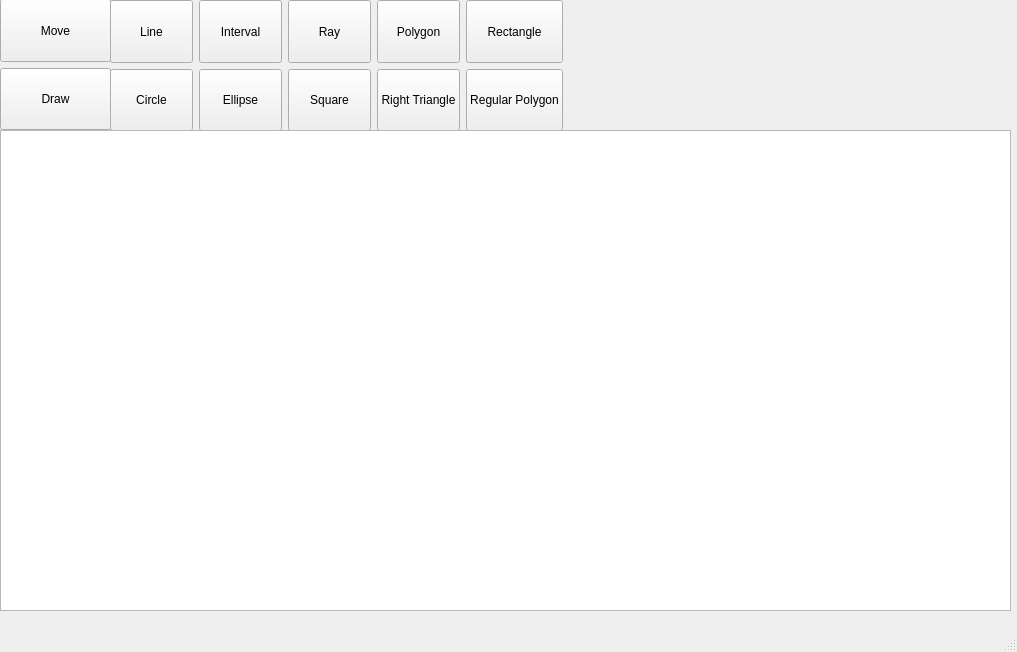
<?xml version="1.0" encoding="UTF-8"?>
<ui version="4.0">
 <class>MainWindow</class>
 <widget class="QMainWindow" name="MainWindow">
  <property name="geometry">
   <rect>
    <x>0</x>
    <y>0</y>
    <width>1017</width>
    <height>652</height>
   </rect>
  </property>
  <property name="windowTitle">
   <string>MainWindow</string>
  </property>
  <widget class="QWidget" name="centralwidget">
   <widget class="QWidget" name="gridLayoutWidget">
    <property name="geometry">
     <rect>
      <x>110</x>
      <y>0</y>
      <width>453</width>
      <height>131</height>
     </rect>
    </property>
    <layout class="QGridLayout" name="gridLayout">
     <item row="0" column="0">
      <widget class="QPushButton" name="pushButtonLine">
       <property name="sizePolicy">
        <sizepolicy hsizetype="Minimum" vsizetype="Expanding">
         <horstretch>0</horstretch>
         <verstretch>0</verstretch>
        </sizepolicy>
       </property>
       <property name="text">
        <string>Line</string>
       </property>
       <property name="iconSize">
        <size>
         <width>65</width>
         <height>60</height>
        </size>
       </property>
      </widget>
     </item>
     <item row="1" column="0">
      <widget class="QPushButton" name="pushButtonCircle">
       <property name="sizePolicy">
        <sizepolicy hsizetype="Minimum" vsizetype="Expanding">
         <horstretch>0</horstretch>
         <verstretch>0</verstretch>
        </sizepolicy>
       </property>
       <property name="text">
        <string>Circle</string>
       </property>
      </widget>
     </item>
     <item row="1" column="1">
      <widget class="QPushButton" name="pushButtonEllipse">
       <property name="sizePolicy">
        <sizepolicy hsizetype="Minimum" vsizetype="Expanding">
         <horstretch>0</horstretch>
         <verstretch>0</verstretch>
        </sizepolicy>
       </property>
       <property name="text">
        <string>Ellipse</string>
       </property>
      </widget>
     </item>
     <item row="0" column="1">
      <widget class="QPushButton" name="pushButtonInterval">
       <property name="sizePolicy">
        <sizepolicy hsizetype="Minimum" vsizetype="Expanding">
         <horstretch>0</horstretch>
         <verstretch>0</verstretch>
        </sizepolicy>
       </property>
       <property name="text">
        <string>Interval</string>
       </property>
      </widget>
     </item>
     <item row="1" column="2">
      <widget class="QPushButton" name="pushButtonSquare">
       <property name="sizePolicy">
        <sizepolicy hsizetype="Minimum" vsizetype="Expanding">
         <horstretch>0</horstretch>
         <verstretch>0</verstretch>
        </sizepolicy>
       </property>
       <property name="text">
        <string>Square</string>
       </property>
      </widget>
     </item>
     <item row="0" column="2">
      <widget class="QPushButton" name="pushButtonRay">
       <property name="sizePolicy">
        <sizepolicy hsizetype="Minimum" vsizetype="Expanding">
         <horstretch>0</horstretch>
         <verstretch>0</verstretch>
        </sizepolicy>
       </property>
       <property name="text">
        <string>Ray</string>
       </property>
      </widget>
     </item>
     <item row="1" column="3">
      <widget class="QPushButton" name="pushButtonRightTriangle">
       <property name="sizePolicy">
        <sizepolicy hsizetype="Minimum" vsizetype="Expanding">
         <horstretch>0</horstretch>
         <verstretch>0</verstretch>
        </sizepolicy>
       </property>
       <property name="text">
        <string>Right Triangle</string>
       </property>
      </widget>
     </item>
     <item row="0" column="3">
      <widget class="QPushButton" name="pushButtonPolygon">
       <property name="sizePolicy">
        <sizepolicy hsizetype="Minimum" vsizetype="Expanding">
         <horstretch>0</horstretch>
         <verstretch>0</verstretch>
        </sizepolicy>
       </property>
       <property name="text">
        <string>Polygon</string>
       </property>
      </widget>
     </item>
     <item row="1" column="4">
      <widget class="QPushButton" name="pushButtonRegualarPolygon">
       <property name="sizePolicy">
        <sizepolicy hsizetype="Minimum" vsizetype="Expanding">
         <horstretch>0</horstretch>
         <verstretch>0</verstretch>
        </sizepolicy>
       </property>
       <property name="text">
        <string>Regular Polygon</string>
       </property>
      </widget>
     </item>
     <item row="0" column="4">
      <widget class="QPushButton" name="pushButtonRectangle">
       <property name="sizePolicy">
        <sizepolicy hsizetype="Minimum" vsizetype="Expanding">
         <horstretch>0</horstretch>
         <verstretch>0</verstretch>
        </sizepolicy>
       </property>
       <property name="text">
        <string>Rectangle</string>
       </property>
      </widget>
     </item>
    </layout>
   </widget>
   <widget class="QWidget" name="gridLayoutWidget_2">
    <property name="geometry">
     <rect>
      <x>0</x>
      <y>-1</y>
      <width>111</width>
      <height>131</height>
     </rect>
    </property>
    <layout class="QGridLayout" name="gridLayout_2">
     <item row="0" column="0">
      <widget class="QPushButton" name="pushButtonMove">
       <property name="sizePolicy">
        <sizepolicy hsizetype="Minimum" vsizetype="Expanding">
         <horstretch>0</horstretch>
         <verstretch>0</verstretch>
        </sizepolicy>
       </property>
       <property name="text">
        <string>Move</string>
       </property>
      </widget>
     </item>
     <item row="1" column="0">
      <widget class="QPushButton" name="pushButtonDrag">
       <property name="sizePolicy">
        <sizepolicy hsizetype="Minimum" vsizetype="Expanding">
         <horstretch>0</horstretch>
         <verstretch>0</verstretch>
        </sizepolicy>
       </property>
       <property name="text">
        <string>Draw</string>
       </property>
      </widget>
     </item>
    </layout>
   </widget>
   <widget class="QGraphicsView" name="graphicsView">
    <property name="geometry">
     <rect>
      <x>0</x>
      <y>130</y>
      <width>1011</width>
      <height>481</height>
     </rect>
    </property>
   </widget>
  </widget>
  <widget class="QMenuBar" name="menubar">
   <property name="geometry">
    <rect>
     <x>0</x>
     <y>0</y>
     <width>1017</width>
     <height>21</height>
    </rect>
   </property>
  </widget>
  <widget class="QStatusBar" name="statusbar"/>
 </widget>
 <resources/>
 <connections/>
</ui>
